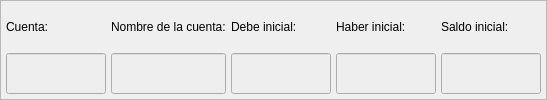
    <widget class="QFrame" name="frame_2">
     <property name="frameShape">
      <enum>QFrame::StyledPanel</enum>
     </property>
     <property name="frameShadow">
      <enum>QFrame::Raised</enum>
     </property>
     <layout class="QGridLayout">
      <property name="margin">
       <number>5</number>
      </property>
      <property name="spacing">
       <number>5</number>
      </property>
      <item row="0" column="4">
       <widget class="QLabel" name="TextLabel2_4">
        <property name="text">
         <string>Saldo inicial:</string>
        </property>
       </widget>
      </item>
      <item row="0" column="0">
       <widget class="QLabel" name="TextLabel1_3">
        <property name="text">
         <string>Cuenta:</string>
        </property>
       </widget>
      </item>
      <item row="0" column="3">
       <widget class="QLabel" name="TextLabel2_3">
        <property name="text">
         <string>Haber inicial:</string>
        </property>
       </widget>
      </item>
      <item row="0" column="2">
       <widget class="QLabel" name="TextLabel2_2">
        <property name="text">
         <string>Debe inicial:</string>
        </property>
       </widget>
      </item>
      <item row="1" column="3">
       <widget class="QLineEdit" name="mui_inicialHaber">
        <property name="enabled">
         <bool>true</bool>
        </property>
        <property name="maximumSize">
         <size>
          <width>100</width>
          <height>32767</height>
         </size>
        </property>
        <property name="palette">
         <palette>
          <active>
           <colorrole role="Base">
            <brush brushstyle="SolidPattern">
             <color alpha="255">
              <red>238</red>
              <green>238</green>
              <blue>238</blue>
             </color>
            </brush>
           </colorrole>
          </active>
          <inactive>
           <colorrole role="Base">
            <brush brushstyle="SolidPattern">
             <color alpha="255">
              <red>238</red>
              <green>238</green>
              <blue>238</blue>
             </color>
            </brush>
           </colorrole>
          </inactive>
          <disabled>
           <colorrole role="Base">
            <brush brushstyle="SolidPattern">
             <color alpha="255">
              <red>255</red>
              <green>255</green>
              <blue>255</blue>
             </color>
            </brush>
           </colorrole>
          </disabled>
         </palette>
        </property>
        <property name="alignment">
         <set>Qt::AlignRight|Qt::AlignTrailing|Qt::AlignVCenter</set>
        </property>
        <property name="readOnly">
         <bool>true</bool>
        </property>
       </widget>
      </item>
      <item row="0" column="1">
       <widget class="QLabel" name="TextLabel2_2_2">
        <property name="sizePolicy">
         <sizepolicy hsizetype="Expanding" vsizetype="Preferred">
          <horstretch>0</horstretch>
          <verstretch>0</verstretch>
         </sizepolicy>
        </property>
        <property name="text">
         <string>Nombre de la cuenta:</string>
        </property>
       </widget>
      </item>
      <item row="1" column="2">
       <widget class="QLineEdit" name="mui_inicialDebe">
        <property name="enabled">
         <bool>true</bool>
        </property>
        <property name="sizePolicy">
         <sizepolicy hsizetype="Maximum" vsizetype="Fixed">
          <horstretch>0</horstretch>
          <verstretch>0</verstretch>
         </sizepolicy>
        </property>
        <property name="maximumSize">
         <size>
          <width>100</width>
          <height>32767</height>
         </size>
        </property>
        <property name="palette">
         <palette>
          <active>
           <colorrole role="Base">
            <brush brushstyle="SolidPattern">
             <color alpha="255">
              <red>238</red>
              <green>238</green>
              <blue>238</blue>
             </color>
            </brush>
           </colorrole>
          </active>
          <inactive>
           <colorrole role="Base">
            <brush brushstyle="SolidPattern">
             <color alpha="255">
              <red>238</red>
              <green>238</green>
              <blue>238</blue>
             </color>
            </brush>
           </colorrole>
          </inactive>
          <disabled>
           <colorrole role="Base">
            <brush brushstyle="SolidPattern">
             <color alpha="255">
              <red>255</red>
              <green>255</green>
              <blue>255</blue>
             </color>
            </brush>
           </colorrole>
          </disabled>
         </palette>
        </property>
        <property name="alignment">
         <set>Qt::AlignRight|Qt::AlignTrailing|Qt::AlignVCenter</set>
        </property>
        <property name="readOnly">
         <bool>true</bool>
        </property>
       </widget>
      </item>
      <item row="1" column="0">
       <widget class="QLineEdit" name="mui_codigoCuenta">
        <property name="enabled">
         <bool>true</bool>
        </property>
        <property name="sizePolicy">
         <sizepolicy hsizetype="Maximum" vsizetype="Fixed">
          <horstretch>0</horstretch>
          <verstretch>0</verstretch>
         </sizepolicy>
        </property>
        <property name="maximumSize">
         <size>
          <width>100</width>
          <height>32767</height>
         </size>
        </property>
        <property name="palette">
         <palette>
          <active>
           <colorrole role="Base">
            <brush brushstyle="SolidPattern">
             <color alpha="255">
              <red>238</red>
              <green>238</green>
              <blue>238</blue>
             </color>
            </brush>
           </colorrole>
          </active>
          <inactive>
           <colorrole role="Base">
            <brush brushstyle="SolidPattern">
             <color alpha="255">
              <red>238</red>
              <green>238</green>
              <blue>238</blue>
             </color>
            </brush>
           </colorrole>
          </inactive>
          <disabled>
           <colorrole role="Base">
            <brush brushstyle="SolidPattern">
             <color alpha="255">
              <red>255</red>
              <green>255</green>
              <blue>255</blue>
             </color>
            </brush>
           </colorrole>
          </disabled>
         </palette>
        </property>
        <property name="readOnly">
         <bool>true</bool>
        </property>
       </widget>
      </item>
      <item row="1" column="1">
       <widget class="QLineEdit" name="mui_nombreCuenta">
        <property name="enabled">
         <bool>true</bool>
        </property>
        <property name="sizePolicy">
         <sizepolicy hsizetype="Maximum" vsizetype="Fixed">
          <horstretch>0</horstretch>
          <verstretch>0</verstretch>
         </sizepolicy>
        </property>
        <property name="maximumSize">
         <size>
          <width>700</width>
          <height>32767</height>
         </size>
        </property>
        <property name="palette">
         <palette>
          <active>
           <colorrole role="Base">
            <brush brushstyle="SolidPattern">
             <color alpha="255">
              <red>238</red>
              <green>238</green>
              <blue>238</blue>
             </color>
            </brush>
           </colorrole>
          </active>
          <inactive>
           <colorrole role="Base">
            <brush brushstyle="SolidPattern">
             <color alpha="255">
              <red>238</red>
              <green>238</green>
              <blue>238</blue>
             </color>
            </brush>
           </colorrole>
          </inactive>
          <disabled>
           <colorrole role="Base">
            <brush brushstyle="SolidPattern">
             <color alpha="255">
              <red>255</red>
              <green>255</green>
              <blue>255</blue>
             </color>
            </brush>
           </colorrole>
          </disabled>
         </palette>
        </property>
        <property name="readOnly">
         <bool>true</bool>
        </property>
       </widget>
      </item>
      <item row="1" column="4">
       <widget class="QLineEdit" name="mui_inicialSaldo">
        <property name="enabled">
         <bool>true</bool>
        </property>
        <property name="maximumSize">
         <size>
          <width>100</width>
          <height>32767</height>
         </size>
        </property>
        <property name="palette">
         <palette>
          <active>
           <colorrole role="Base">
            <brush brushstyle="SolidPattern">
             <color alpha="255">
              <red>238</red>
              <green>238</green>
              <blue>238</blue>
             </color>
            </brush>
           </colorrole>
          </active>
          <inactive>
           <colorrole role="Base">
            <brush brushstyle="SolidPattern">
             <color alpha="255">
              <red>238</red>
              <green>238</green>
              <blue>238</blue>
             </color>
            </brush>
           </colorrole>
          </inactive>
          <disabled>
           <colorrole role="Base">
            <brush brushstyle="SolidPattern">
             <color alpha="255">
              <red>255</red>
              <green>255</green>
              <blue>255</blue>
             </color>
            </brush>
           </colorrole>
          </disabled>
         </palette>
        </property>
        <property name="alignment">
         <set>Qt::AlignRight|Qt::AlignTrailing|Qt::AlignVCenter</set>
        </property>
        <property name="readOnly">
         <bool>true</bool>
        </property>
       </widget>
      </item>
     </layout>
    </widget>
